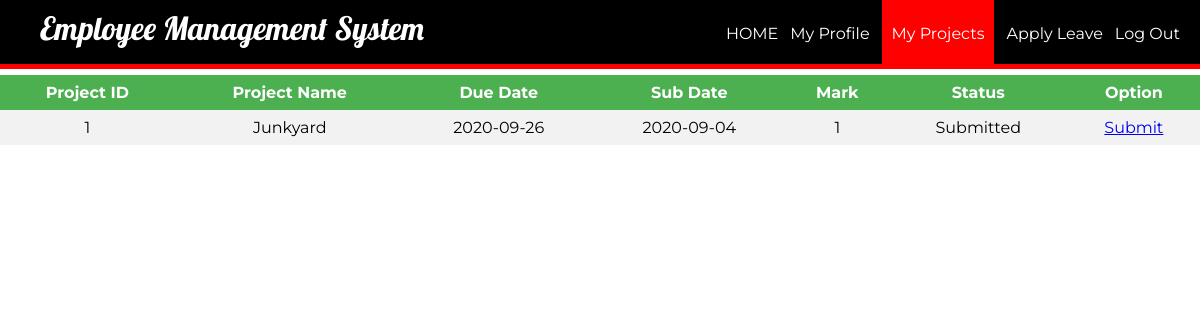
The page /Employee_Management_System/empproject.php?id=2 on the database its author committed.
### tables this page shows
CREATE TABLE `project` (
  `pid` int(11) NOT NULL,
  `eid` int(11) DEFAULT NULL,
  `pname` varchar(100) DEFAULT NULL,
  `duedate` date DEFAULT NULL,
  `subdate` date DEFAULT '0000-00-00',
  `mark` int(11) NOT NULL,
  `status` varchar(50) DEFAULT NULL
);

### Employee_Management_System/empproject.php (the view, shortened to what this page needs)
<?php
	$id = (isset($_GET['id']) ? $_GET['id'] : '');
	require_once ('process/dbh.php');
	$sql = "SELECT * FROM `project` where eid = '$id'";
	$result = mysqli_query($conn, $sql);
?>
<html>
<head>
	<link rel="stylesheet" type="text/css" href="styleview.css">
</head>
<body>
	<header>
		<nav>
			<h1>Employee Management System</h1>
			<ul id="navli">
				<li><a class="homeblack" href="eloginwel.php?id=<?php echo $id?>"">HOME</a></li>
				<li><a class="homeblack" href="myprofile.php?id=<?php echo $id?>"">My Profile</a></li>
				<li><a class="homered" href="empproject.php?id=<?php echo $id?>"">My Projects</a></li>
				<li><a class="homeblack" href="applyleave.php?id=<?php echo $id?>"">Apply Leave</a></li>
				<li><a class="homeblack" href="elogin.html">Log Out</a></li>
			</ul>
		</nav>
	</header>
	<div class="divider"></div>
	<div id="divimg">
		<table>
			<tr>
				<th align = "center">Project ID</th>
				<th align = "center">Project Name</th>
				<th align = "center">Due Date</th>
				<th align = "center">Sub Date</th>
				<th align = "center">Mark</th>
				<th align = "center">Status</th>
				<th align = "center">Option</th>
			</tr>
			<?php
				while ($employee = mysqli_fetch_assoc($result)) {
					echo "<tr>";
					echo "<td>".$employee['pid']."</td>";
					echo "<td>".$employee['pname']."</td>";
					echo "<td>".$employee['duedate']."</td>";
					echo "<td>".$employee['subdate']."</td>";
					echo "<td>".$employee['mark']."</td>";
					echo "<td>".$employee['status']."</td>";
					 echo "<td><a href=\"psubmit.php?pid=$employee[pid]&id=$employee[eid]\">Submit</a>";
				}
			?>
		</table>
		</body>
</html>

### Employee_Management_System/styleview.css (style rules this page uses)
body { margin: 0px; }
header { background: black; color: white; padding: 8px 20px 6px 40px; height: 50px; }
header h1 { display: inline; font-family: 'Lobster', cursive; font-weight: 400; font-size: 32px; float: left; margin-top: 0px; margin-right: 10px; }
nav ul { display: inline; padding: 0px; float: right; }
nav ul li { display: inline-block; list-style-type: none; color: white; float: left; margin-left: 12px; }
nav ul li a { color: white; text-decoration: none; }
#navli { font-family: 'Montserrat', sans-serif; }
.homered { background-color: red; padding: 30px 10px 22px 10px; }
.divider { background-color: red; height: 5px; }
table { margin: 0px; border-collapse: collapse; width: 100%; font-family: 'Montserrat', sans-serif; }
th, td { text-align: center; padding: 8px; }
tr:nth-child(even) { background-color: #f2f2f2 }
th { background-color: #4CAF50; color: white; }

### rows shown on the page
project: pid "1", pname "Junkyard", duedate "2020-09-26", subdate "2020-09-04", mark "1", status "Submitted"
